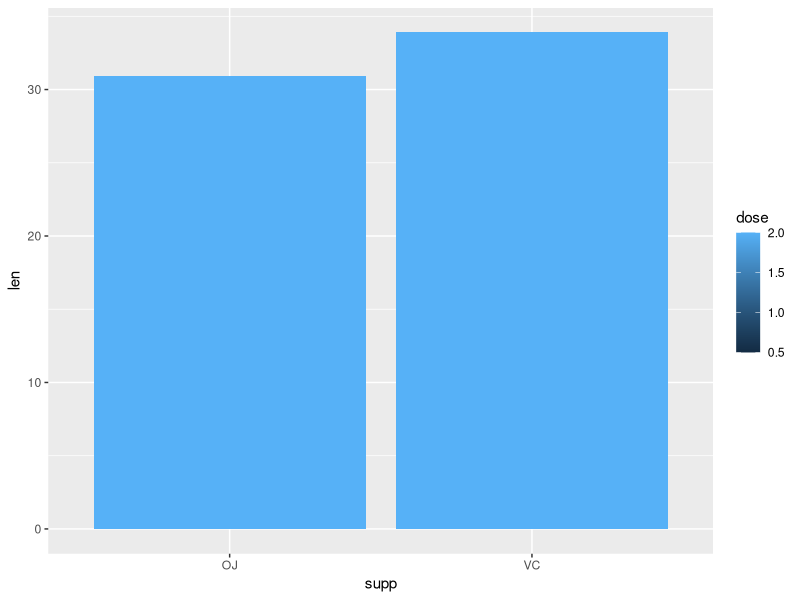

Here is the R script that generated this plot:
library(ggplot2)

# Aca hago un grafico
ggplot(data = ToothGrowth, aes( x = supp, y = len, fill = dose) ) +
  geom_col(position = "dodge")
